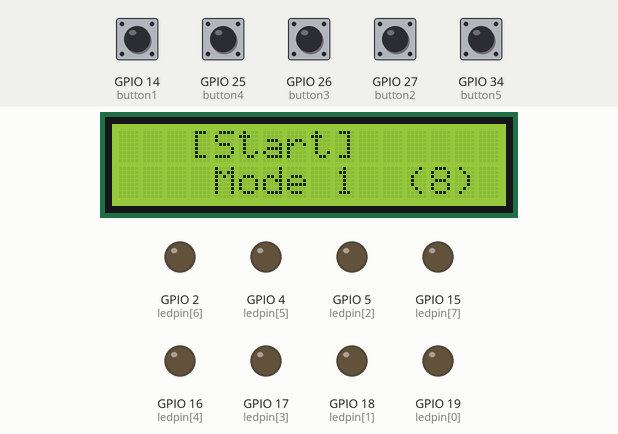
This sketch was run on a simulated ESP32. Parts: 16×2 character LCD, output pins drawn as LEDs (lit = HIGH). The test bench sets the inputs (shaded band); at power-on: GPIO 14 (button1), GPIO 25 (button4), GPIO 26 (button3), GPIO 27 (button2), GPIO 34 (button5) LOW. EEPROM starts erased; what the sketch prints to the serial monitor is not drawn.

Above: at 1.2 s.
1.3 s: GPIO 26 (button3) pulled HIGH for 1 s
At 1.84 s:
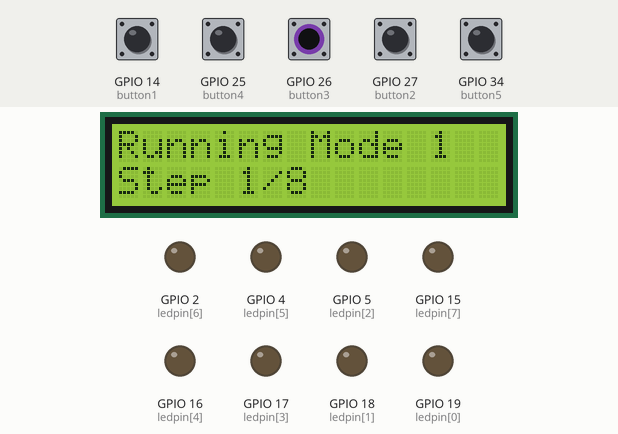
2.9 s: GPIO 34 (button5) pulled HIGH for 0.15 s
At 2.94 s:
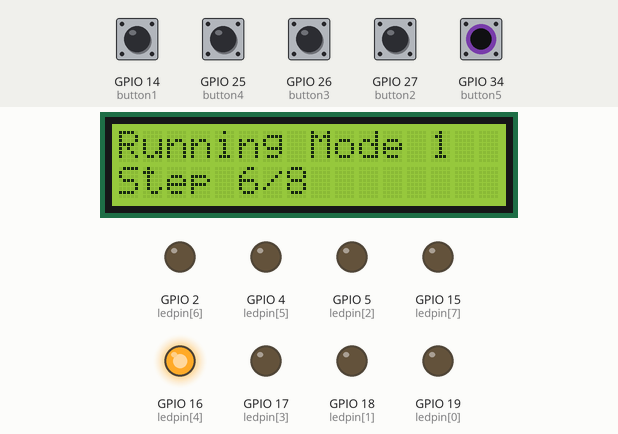
4.5 s: GPIO 14 (button1) pulled HIGH for 1 s
At 6.4 s:
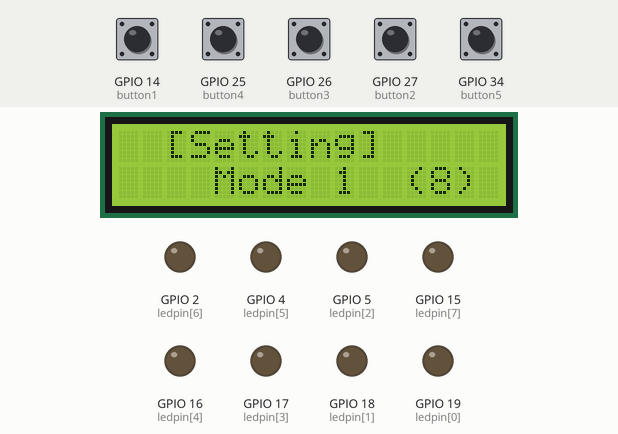
7.0 s: GPIO 26 (button3) pulled HIGH for 0.15 s
At 8.3 s:
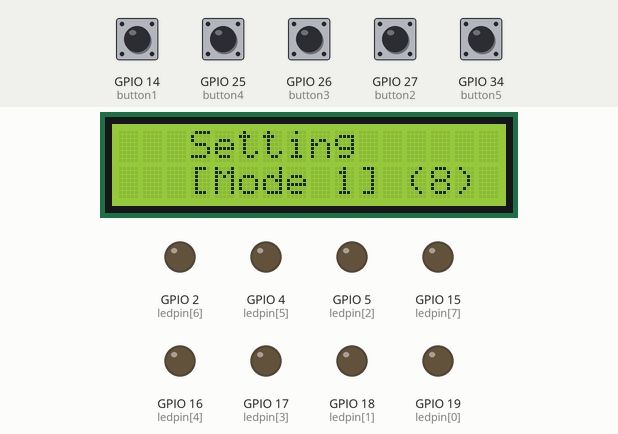
8.6 s: GPIO 26 (button3) pulled HIGH for 1 s
At 10.7 s:
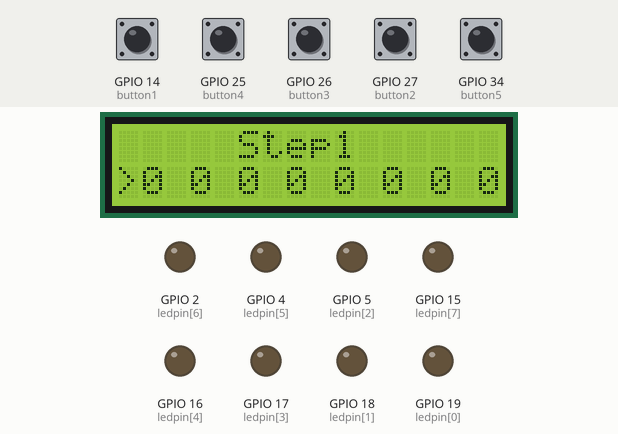
11.1 s: GPIO 25 (button4) pulled HIGH for 0.15 s
At 11.8 s:
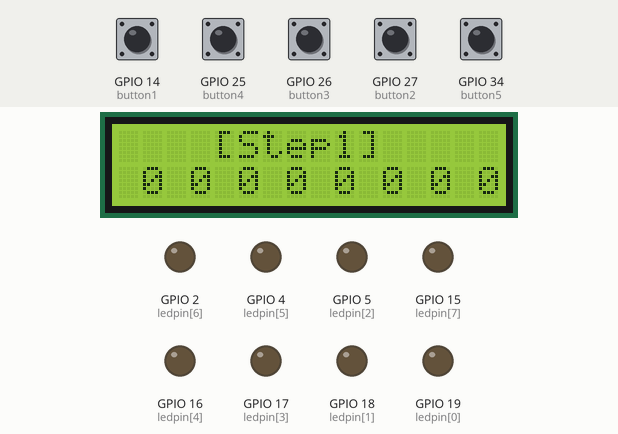
Timing chart, 0 to 13.7 s (numbered marks = the images above; inputs shaded):
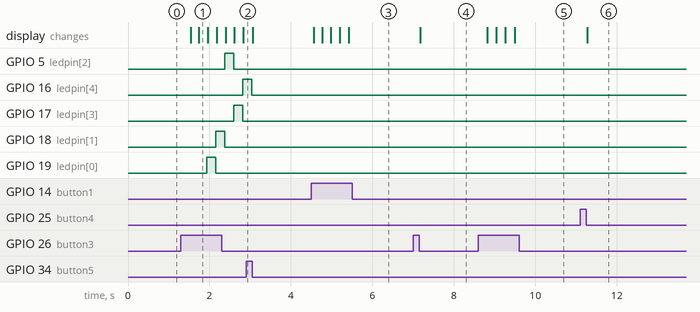

Measured:
- after the input at 1.3 s, GPIO 5 (ledpin[2]): LOW → HIGH after 1.1 s, → LOW 0.22 s later; GPIO 16 (ledpin[4]): LOW → HIGH after 1.5 s
- after the input at 2.9 s, GPIO 2 (ledpin[6]): stays LOW (without the input it goes to HIGH after 0.35 s); GPIO 4 (ledpin[5]): stays LOW (without the input it goes to HIGH after 0.13 s)
- after the input at 4.5 s, the display: changes after 0.06 s (image 3)
- after the input at 7.0 s, the display: changes after 0.17 s (image 4)
- after the input at 8.6 s, the display: first changes after 0.22 s (image 5 shows a later state)
- after the input at 11.1 s, the display: changes after 0.18 s (image 6)

The sketch:

Project6.2_Updated.ino
```cpp
#include <LiquidCrystal_I2C.h>
#include <Preferences.h>
#include "menu.h"
#include "display.h"
#include "database.h"


void setup() {
  pref.begin("led_config", false);
  Serial.begin(9600);

  lcd.init();
  lcd.backlight();

  for (int i = 0; i < numLED; i++) {
    pinMode(ledpin[i], OUTPUT);
  }

  pinMode(button1, INPUT_PULLDOWN);
  pinMode(button2, INPUT_PULLDOWN);
  pinMode(button3, INPUT_PULLDOWN);
  pinMode(button4, INPUT_PULLDOWN);
  pinMode(button5, INPUT_PULLDOWN);

  loadConfig();

  numSteps[0] = 8;
  saveConfig();
}

void loop() {
  unsigned long currentMillis = millis();

  int buttonNext = digitalRead(button1);
  int buttonPrev = digitalRead(button2);
  int buttonEnter = digitalRead(button3);
  int buttonBack = digitalRead(button4);
  int buttonBtS = digitalRead(button5);

  if (currentMillis - prevMillis >= Interval) {
    prevMillis = currentMillis;

    // Button Config
    if (buttonEnter == 1) {
        lcd.clear();
        menuStart++;              // To change from cursor up to down
        if (menuState == 1) {
          counter++;              // For the in setting display
          if (counter >= 2) {
            menuState = 2;
            menuStart = 2;
            counter = 2;
          }
        } else if (menuStart > 3) {
          menuStart = 3;
        } else if (menuStart == 3) {
          cursorPos++;
        }
    } else if (buttonBack == 1) {
      lcd.clear();
      if (menuStart == 3) {
        menuStart--;
        saveConfig();
      } else if (menuState == 2 && menuStart == 2) {
        menuState--;
        menuStart--;
      } else if (menuStart == 1) {
        menuStart--;
      } else if (menuState == 1 && menuStart == 0) {
        menuState--;
      } else if (menuState == 3 && menuStart == 2) {
        menuStart--;
        menuState = 0;
        isRunning = false;
        for (int i = 0; i < numLED; i++) {
          digitalWrite(ledpin[i], LOW);
        }
      }
    } else if (buttonBtS == 1) {         // To bring it back to default
      lcd.clear();
      if (menuState == 2) {
        saveConfig();
      } else if (isRunning) {
        isRunning = false;
        for (int i = 0; i < numLED; i++) {
          digitalWrite(ledpin[i], LOW);
        }
      }
      lcd.clear();
      menuState = 0;
      menuStart = 0;
      counter = 0;
      cursorPos = 0;
      currentStep = 0;
    }
//==================================================================
    // Cursor Config
    if (menuStart == 2) {
      cursorPos = 0;
    }
//==================================================================
    // Running Config
    if (isRunning && menuState == 3) {
      updateRunning();
    }
//==================================================================
    modeMenu1();
    modeMenu2();
    stepMenu();
    cursorMenu();
//===================================================================
    // Menu Config
    if (buttonNext == 1 && menuStart == 0) {  //button for next
      menuState++;
      if (menuState > 1) {
      menuState = 0;
      }
    } else if (buttonPrev == 1 && menuStart == 0) { //button for prev
      menuState--;
      if (menuState < 0) {
        menuState = 1;
      }
    }

    if (menuState == 0 && menuStart == 2) {
      isRunning = true;
      menuState = 3;
      currentStep = 0;
    }
//====================================================================
  }
  switchMenu();
  resetpref();

  Serial.println(currentStep);
}

void switchMenu() {
  switch (menuState) {
    case 0:
      lcdDisplay1();
      break;

    case 1:
      lcdDisplay2();
      break;

    case 2:
      StepDisplay();
      break;

    case 3:
      runningDisplay();
      break;
  }
}
```

database.h
```cpp
unsigned long prevMillis = 0;
const long Interval = 200;

const long resetComplete = 3000;

// Load config
void loadConfig() {
  size_t size = pref.getBytesLength("patterns");
  if (size == sizeof(ledPattern)) {
    pref.getBytes("patterns", ledPattern, sizeof(ledPattern));
  } else {
    // Default: Chasing per mode
    for (int m = 0; m < 8; m++) {
      numSteps[m] = 8;
      for (int s = 0; s < 8; s++) {
        for (int i = 0; i < numLED; i++) {
          ledPattern[m][s][i] = false;
        }
        ledPattern[m][s][s % numLED] = true;  // Chasing
      }
    }
  }
  // Load numSteps
  for (int m = 0; m < 8; m++) {
    String key = "steps" + String(m);
    numSteps[m] = pref.getInt(key.c_str(), 8);
    if (numSteps[m] < 1 || numSteps[m] > 8) numSteps[m] = 8;
  }
  Serial.println("Config loaded");
}

// Save config
void saveConfig() {
  pref.putBytes("patterns", ledPattern, sizeof(ledPattern));
  for (int m = 0; m < 8; m++) {
    String key = "steps" + String(m);
    pref.putInt(key.c_str(), numSteps[m]);
  }
  Serial.println("Config saved");
}

void resetpref() {
  static unsigned long pressStart = 0;
  static bool resetTriggered = false;

  bool buttonState = digitalRead(button5);
  unsigned long currentMillis = millis();

  if (buttonState == HIGH && pressStart == 0) {
    pressStart = currentMillis;
    resetTriggered = false;
  }

  if (buttonState == HIGH && !resetTriggered) {
    if (currentMillis - pressStart >= resetComplete) {
      pref.clear();
      menuState = 0;
      menuStart = 0;
      cursorPos = 0;
      currentStep = 0;
      isRunning = false;
      for (int i = 0; i < numLED; i++) {
        digitalWrite(ledpin[i], LOW);
      }
      Serial.println("Reset Success");
      lcd.clear();
      lcd.setCursor(3, 0);
      lcd.print("Reset Success");
      delay(1500);
      lcd.clear();

      ESP.restart();

      resetTriggered = true;  // Supaya gak diulang terus
    }
  }

  if (buttonState == LOW) {
    if (pressStart != 0 && !resetTriggered && (currentMillis - pressStart < resetComplete)) {
      Serial.println("Short press detected (no reset)");
    }
    pressStart = 0;
  }
}
```

display.h
```cpp
LiquidCrystal_I2C lcd(0x27, 16, 2);

Preferences pref;

void lcdDisplay1() {
  //first display
  lcd.setCursor(2, 0);
  if (menuState == 0 && menuStart == 0) {
    lcd.print(" [Start] ");
  } else {
    lcd.print("  Start");
    lcd.print("   ");
  }

  lcd.setCursor(3, 1);
  if (menuState == 0 && menuStart == 1) {
    lcd.print("[Mode ");
    lcd.print(currentMode + 1);
    lcd.print("] ");
  } else {
    lcd.print(" Mode ");
    lcd.print(currentMode + 1);
    lcd.print("  ");
  }

  lcd.setCursor(12, 1);       // Fix: Cetak numSteps[currentMode], bukan currentStep
  lcd.print("(");
  lcd.print(numSteps[currentMode]);
  lcd.print(")");
}

void lcdDisplay2() {
  //second display
  lcd.setCursor(2, 0);
  if (menuState == 1 && menuStart == 0) {
    lcd.print("[Setting]");
  } else {
    lcd.print(" Setting");
    lcd.print("  ");
  }

  lcd.setCursor(3, 1);
  if (menuState == 1 && menuStart == 1) {
    lcd.print("[Mode ");
    lcd.print(currentMode + 1);
    lcd.print("] ");
  } else {
    lcd.print(" Mode ");
    lcd.print(currentMode + 1);
    lcd.print("  ");
  }

  lcd.setCursor(12, 1);       // Fix: Cetak numSteps[currentMode]
  lcd.print("(");
  lcd.print(numSteps[currentMode]);
  lcd.print(")");
}

void StepDisplay() {
  //in setting display
  lcd.setCursor(3, 0);
  if (menuState == 2 && menuStart == 2) {
    lcd.print(" [Step");
    lcd.print(currentStep + 1);
    lcd.print("]  ");
  } else {
    lcd.print("  Step");
    lcd.print(currentStep + 1);
    lcd.print("   ");
  }

  // Fix: Cetak 8 LED state dari ledPattern, dengan cursorPos
  int ledPositions[8] = {0,2,4,6,8,10,12,14};
  for (int i = 0; i < numLED; i++) {
    lcd.setCursor(ledPositions[i], 1);
    bool state = ledPattern[currentMode][currentStep][i];  // Fix: Gunakan ledPattern
    if (menuState == 2 && cursorPos == i + 1) {
      lcd.print(">");  // Cursor
      lcd.print(state ? "1" : "0");
    } else {
      lcd.print(" ");
      lcd.print(state ? "1" : "0");
    }
  }
}

// Running display
void runningDisplay() {
  lcd.setCursor(0, 0);
  lcd.print("Running Mode ");
  lcd.print(currentMode + 1);

  lcd.setCursor(0, 1);
  lcd.print("Step ");
  lcd.print(currentStep + 1);
  lcd.print("/");
  lcd.print(numSteps[currentMode]);
}
```

menu.h
```cpp
const int numLED = 8;
int ledpin[numLED] = {19,18,5,17,16,4,2,15};

const int button1 = 14;
const int button2 = 27;
const int button3 = 26;
const int button4 = 25;
const int button5 = 34;

int currentMode = 0;
int numSteps[8];  // Diubah dari step[numLED] jadi numSteps per mode (0-7)
int cursorPos = 0;  // Diubah dari cursor[numLED], satu cursor global
int menuState = 0;  // 0:Start, 1:Setting, 2:Step, 3:Running (tambah)
int menuStart = 0;
int counter = 0;
bool ledPattern[8][8][8];  // mode x step x LED (true=ON)
bool isRunning = false;  // flag running
int currentStep = 0;  // step aktif untuk edit/running
int runDelay = 200;  // delay running


void modeMenu1() {
  if (digitalRead(button1) == 1) {
    if (menuStart == 1 && menuState == 0) {
      currentMode++;
      if (currentMode > 7) {
        currentMode = 0;
      }
    }
  } else if (digitalRead(button2) == 1) {
    if (menuStart == 1 && menuState == 0) {
      currentMode--;
      if (currentMode < 0) {
        currentMode = 7;
      }
    }
  }
}

void modeMenu2() {
  if (digitalRead(button1) == 1) {
    if (menuStart == 1 && menuState == 1) {
      currentMode++;
      if (currentMode > 7) {
        currentMode = 0;
      }
    }
  } else if (digitalRead(button2) == 1) {
    if (menuStart == 1 && menuState == 1) {
      currentMode--;
      if (currentMode < 0) {
        currentMode = 7;
      }
    }
  }
}

void stepMenu() {
  if (digitalRead(button1) == 1) {
    if (menuStart == 2 && menuState == 2) {
      currentStep++;
      if (currentStep >= numSteps[currentMode]) {
        currentStep = 0;
      }
    }
  } else if (digitalRead(button2) == 1) {
    if (menuStart == 2 && menuState == 2) {
      currentStep--;
      if (currentStep < 0) {
        currentStep = numSteps[currentMode] - 1;
      }
    }
  }
}

void cursorMenu() {

  if (digitalRead(button1) == 1) {
    if (menuStart == 3 && menuState == 2) {
      cursorPos++;
      if (cursorPos > 8) {
        cursorPos = 1;
      }
    }
  } else if (digitalRead(button2) == 1) {
    if (menuStart == 3 && menuState == 2) {
      cursorPos--;
      if (cursorPos < 1) {
        cursorPos = 8;
      }
    }
  }
  if (digitalRead(button3) == 1 && menuState == 2 && menuStart == 3) {
    ledPattern[currentMode][currentStep][cursorPos - 1] = !ledPattern[currentMode][currentStep][cursorPos - 1];
  }
}


void updateRunning() {
  static unsigned long runMillis = 0;
  if (millis() - runMillis < runDelay) return;
  runMillis = millis();

  // Matikan semua LED
  for (int i = 0; i < numLED; i++) {
    digitalWrite(ledpin[i], LOW);
  }

  // Nyalakan sesuai pola
  for (int i = 0; i < numLED; i++) {
    if (ledPattern[currentMode][currentStep][i]) {
      digitalWrite(ledpin[i], HIGH);
    }
  }

  currentStep = (currentStep + 1) % numSteps[currentMode];
}
```
